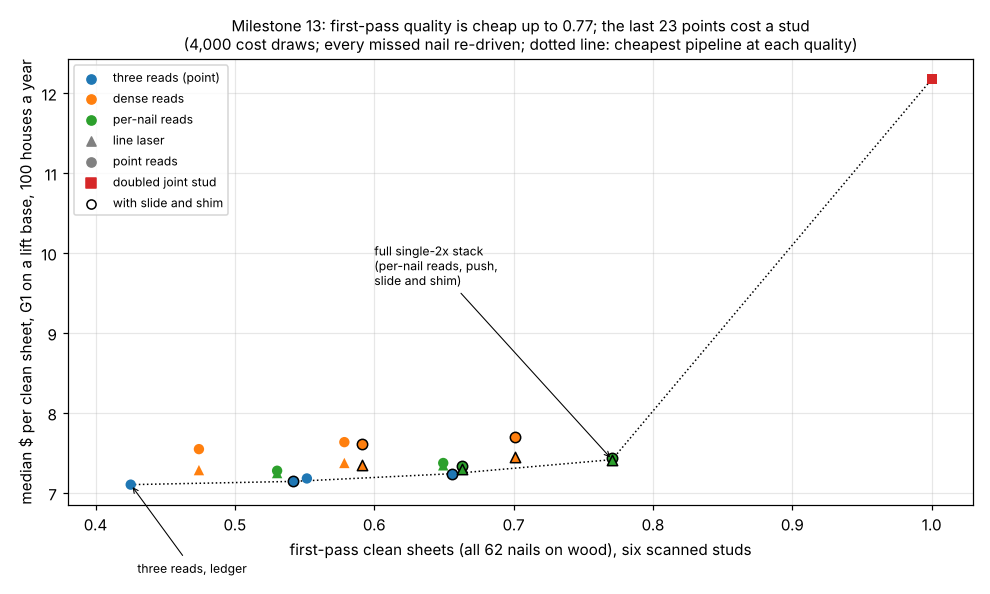

The script that saved this image:
"""Figure for milestone 13: python experiments/m13_price/figure.py (reads results.json)."""
import json
import os

import matplotlib
matplotlib.use("Agg")
import matplotlib.pyplot as plt  # noqa: E402

HERE = os.path.dirname(os.path.abspath(__file__))
R = json.load(open(os.path.join(HERE, "results.json")))

fig, ax = plt.subplots(figsize=(9, 5.4))
rows = R["A"]["measured"]
for r in rows:
    lab = r["label"]
    dbl = lab[0] == "2x2x"
    col = "C3" if dbl else {"three": "C0", "dense": "C1", "local": "C2"}[lab[0]]
    mk = "s" if dbl else ("o" if lab[1] == "point" else "^")
    ax.scatter(r["clean"], r["median_usd"]["100"], c=col, marker=mk, s=46, zorder=3,
               edgecolors="k" if lab[3] == "slide+shim" else "none")
front = R["E"]
ax.plot([e["clean"] for e in front], [e["median_usd"] for e in front], "k:", lw=1, zorder=2)
for name, col, mk in (("three reads (point)", "C0", "o"), ("dense reads", "C1", "o"), ("per-nail reads", "C2", "o"),
                      ("line laser", "0.5", "^"), ("point reads", "0.5", "o"), ("doubled joint stud", "C3", "s")):
    ax.scatter([], [], c=col, marker=mk, label=name)
ax.scatter([], [], c="w", edgecolors="k", label="with slide and shim")
ax.annotate("full single-2x stack\n(per-nail reads, push,\nslide and shim)",
            (0.7707, R["H58"]["full_median"]), (0.60, 9.6), fontsize=8, arrowprops=dict(arrowstyle="->", lw=0.7))
ax.annotate("three reads, ledger", (0.4253, R["H58"]["lowest_median"]), (0.43, 6.0), fontsize=8,
            arrowprops=dict(arrowstyle="->", lw=0.7))
ax.set_xlabel("first-pass clean sheets (all 62 nails on wood), six scanned studs")
ax.set_ylabel("median $ per clean sheet, G1 on a lift base, 100 houses a year")
ax.set_xlim(0.38, 1.03)
ax.set_title("Milestone 13: first-pass quality is cheap up to 0.77; the last 23 points cost a stud\n"
             "(4,000 cost draws; every missed nail re-driven; dotted line: cheapest pipeline at each quality)",
             fontsize=10)
ax.legend(fontsize=8, loc="upper left")
ax.grid(alpha=0.3)
fig.tight_layout()
fig.savefig(os.path.join(HERE, "figure.png"), dpi=110)
